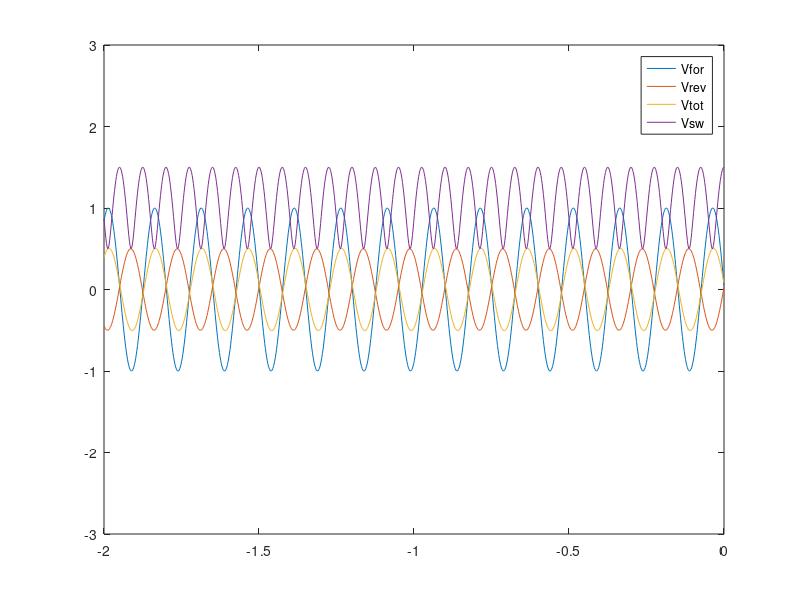

Write the MATLAB code that produced this figure.
% Clears the workspace and closes all figures
clear; close all;
% Sets freq to 2*10^9
f = 2e9;
% Sets speed of light to 3*10^8
c= 3e8;
% wave length = speed of light / freq
lambda=c/f;
% Sets angular frequency to 2*pi*f
omega=2*pi*f;
% Sets attenuation constant
alpha=0;
% Sets the phase constant
beta=2*pi/lambda;
% Sets the propogation constant
gamma=alpha+j*beta;
% reflection coefficient value
ref=.5; 
% Sets the length of the line
l = 2*lambda;

% Stepping from 0 - 200 for x in steps of 1
for x=0:200
    % equation for time 
    t=x/(2*pi);
    % sets impedance to generates points (0-(-2))/(1000-1) in vector format
    z=linspace(-2,0,1000);
    % Sets voltage to 1
    Vo=1;
    % equation for forward voltage imaginary
    VforPhasor = Vo*exp(-gamma*(z));
    % equation for reverse voltage imaginary
    VrevPhasor = Vo*ref*exp(gamma*(z));
    % equation for forward voltage real
    Vfor = real(VforPhasor*exp(j*omega*t));
    % equation for reverse voltage real
    Vrev = real(VrevPhasor*exp(j*omega*t));
    % adds vfor and vrev
    Vtot = Vfor + Vrev;
    % sums vphasor
    Vphasor = VforPhasor + VrevPhasor;
    % equation for Vsw
    Vsw = (Vphasor.*conj(Vphasor)).^.5;
    % creates figure 1
    figure(1);
    % creates the plots of the data
    Vp=plot(z,Vfor,z,Vrev,z,Vtot,z,Vsw);
    % adds labels for the plots
    legend('Vfor','Vrev','Vtot','Vsw');
    % sets the plot bounds
    axis([-2 0 -3 3]);
    % draws the plot
    drawnow;
    % pauses for 1 second
    pause(1);
end

